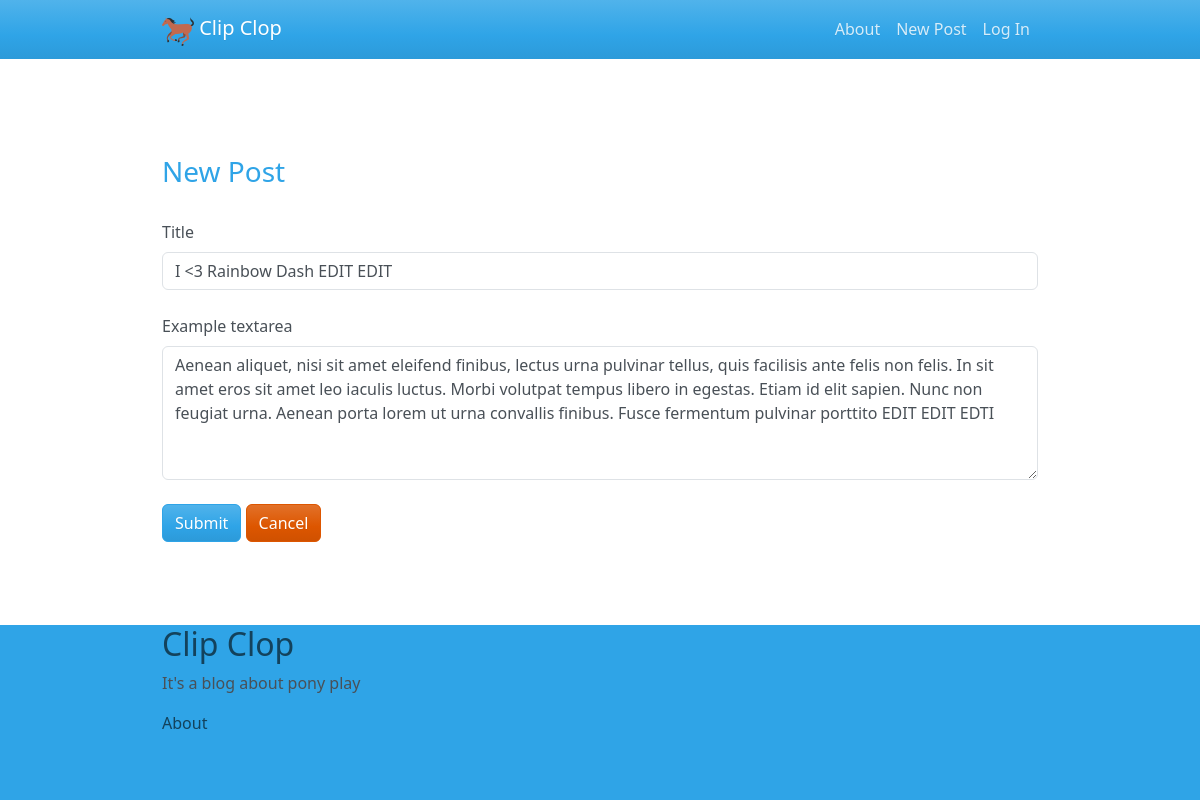
Screenshot of /views/edit-post.php?id=6 with the database file from the repository.
### tables this page shows
CREATE TABLE `posts` (
  `id` int(11) NOT NULL,
  `title` varchar(100) NOT NULL,
  `content` varchar(650) NOT NULL,
  `created` date NOT NULL,
  `author` varchar(50) NOT NULL
);

### controllers/edit-post.php (called while the page is built, shortened)
<?php
if (!function_exists('getPostById')) {
    function getPostById($postId)
    {
        global $pdo;
        if ($postId) {
            $sql = $pdo->prepare("
                SELECT
                    id,title,content,created,author
                FROM
                    posts
                WHERE
                    id = :id
            ");
            $result = $sql->execute(
                array(
                    'id' => $postId
                )
            );
            if ($result) {
                $row = $sql->fetch(PDO::FETCH_ASSOC);
                return $row;
            } else {
                return null;
            }
        }
    }
}

### common/common.php (called while the page is built, shortened)
<?php
function escapeHTML($html){
    return htmlspecialchars($html, ENT_HTML5, 'UTF-8');
}

### views/edit-post.php (the view, shortened to what this page needs)
<?php
require_once("../common/common.php");
require_once("../common/dbConnect.php");
include '../controllers/edit-post.php';
$title = $content = '';
$postId = null;
if (isset($_GET['id'])) {
    $post = getPostById($_GET['id']);
    if ($post) {
        $postId = $_GET['id'];
        $title = $post['title'];
        $content = $post['content'];
    }
}
?>
<?php include '../includes/header.php'; ?>
<h3>New Post</h3>
<form method="post">
    <div>
        <label for="title" class="form-label mt-4">Title</label>
        <input value="<?php echo $title ?>" type="text" class="form-control" id="title" name="title">
    </div>
    <div>
        <label for="content" class="form-label mt-4">Example textarea</label>
        <textarea value="<?php echo escapeHTML($content) ?>" class="form-control" id="content" name="content" rows="5" cols="70"><?php echo escapeHTML($content) ?></textarea>
    </div>
    <br />
    <button type="submit" class="btn btn-primary">Submit</button>
    <?php if ($postId) : ?>
        <a href="<?php echo BASE_URL ?>views/view-post.php?id=<?php echo $postId ?>" class="btn btn-warning">Cancel</a>
    <?php else : ?>
        <a href="<?php echo BASE_URL ?>index.php" class="btn btn-warning">Cancel</a>
    <?php endif; ?>
</form>
<?php include '../includes/footer.php'; ?>

### rows the page displays
posts: title "I <3 Rainbow Dash EDIT EDIT", content "Aenean aliquet, nisi sit amet eleifend finibus, lectus urna pulvinar tellus, quis facilisis ante felis non felis. In sit amet eros sit amet leo iaculis luctus. Morbi volutpat tempus libero in egestas. Etiam id elit sapien. Nunc non feugiat urna. Aenean porta lorem ut urna convallis finibus. Fusce fermentum pulvinar porttito EDIT EDIT EDTI"
